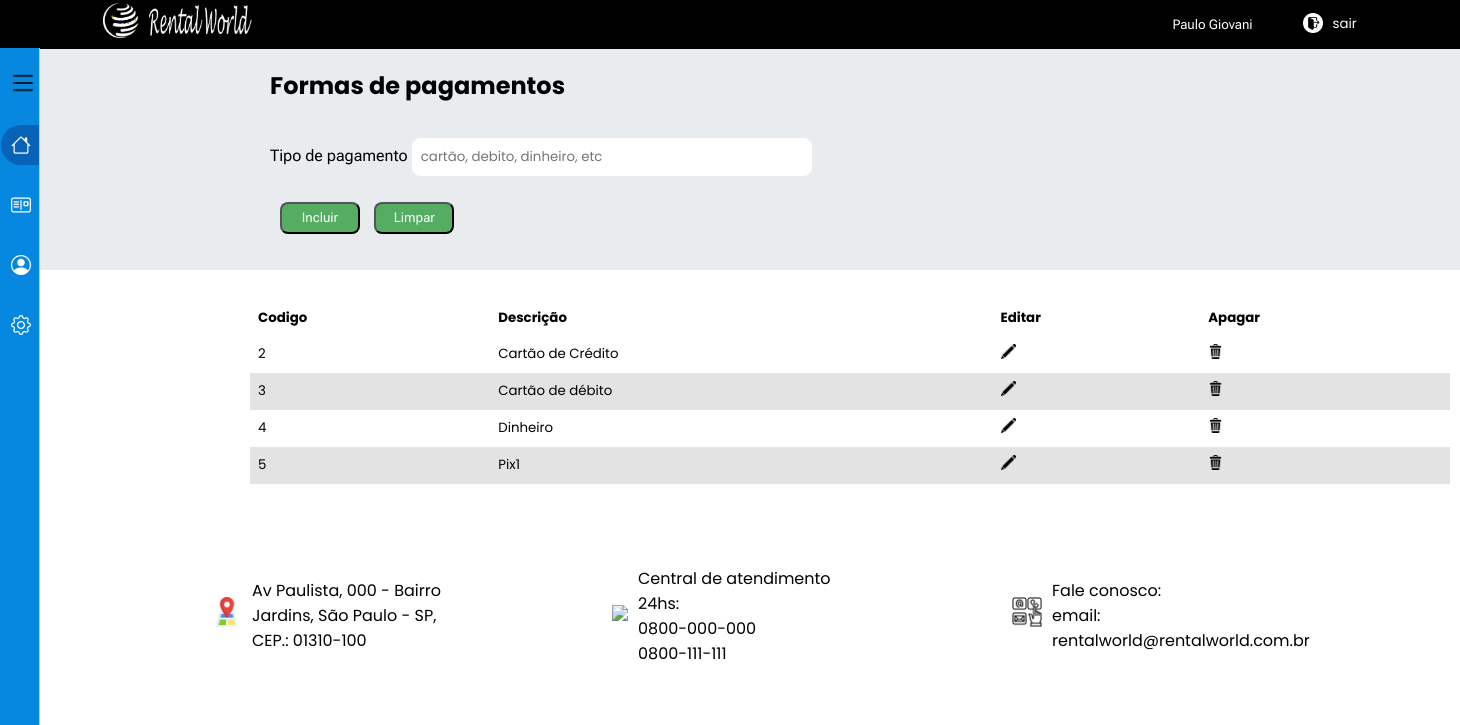
The page /admin/cadastro_pagamento.php (signed in) on the database its author committed.
### tables this page shows
CREATE TABLE `pagamento` (
  `codigo` int(11) NOT NULL,
  `tipo_pagamento` varchar(50) DEFAULT NULL
);

### admin/cadastro_pagamento.php (the view, shortened to what this page needs)
<?php require ('menu_gestao.php');
require('../conexao.php');
	$select_pagamento = mysqli_query($conexao, "SELECT * FROM pagamento ORDER BY codigo ASC");
	if (mysqli_num_rows($select_pagamento) > 0) {
		$dados_pagamento = mysqli_fetch_assoc($select_pagamento);
	}
?>
<!DOCTYPE html>
<html lang="pt-br">
	<head>
	</head>
<body>
	<main>
		<form name="pagamento" class="form_cadastro" method="post">
			<h2> Formas de pagamentos </h2><br>
			<div class="cadastro_div">
				<div>
					<label>Tipo de pagamento</label>
					<input class="input_cadastro" type="text" placeholder="cartão, debito, dinheiro, etc" id="tipo_pagamento" name="tipo_pagamento" required autofocus>
				</div>
			</div>
				<div class="botoes">
                    <input class="botao" type="submit" id="btn_salvar" name="btn_salvar" value="Incluir">
                    <input class="botao" type="reset" value="Limpar">
            	</div>
		</form>
	</main>
		<table>
			<thead>
				<tr>
					<th>Codigo</th>
					<th>Descrição</th>
					<th>Editar</th>
					<th>Apagar</th>
				</tr>
			<tbody>
				<?php do{
				?>
				<tr>
					<td><?php echo $dados_pagamento['codigo'];?></td>
					<td><?php echo $dados_pagamento['tipo_pagamento'];?></td>
					<td>
						<a href="comandos/editar_pagamento.php?codigo=<?php echo $dados_pagamento['codigo'];?>">
						<img src="../img/editar.png" title="Editar"></a>
					</td>
					<td>
						<a href="javascript:func()" onclick="confirmar_exclusao('<?php echo $dados_pagamento['codigo'];?>')">
						<img src="../img/lixeira.png" title="Excluir"></a>
					</td>
				</tr>
				<?php }while ($dados_pagamento = mysqli_fetch_assoc($select_pagamento));?>
			</tbody>
		</table>
	<footer>
       	<div>
</body>
</html>

### css/portal_gestao.css (style rules this page uses)
* { margin: 0 auto; padding: 0; box-sizing: border-box; font-family: 'Poppins', sans-serif, arial, helvetica, sans-serif, 'Open Sans', 'Roboto Flex'; }
.portal_cliente_div label, a { font-size: 10pt; color: #FFF; display: inline-block; text-decoration: none; transition: background .4s; margin:auto; }
main { background-color: rgb(233, 236, 239); }
.form_cadastro { width: 100%; margin-left: 250px; padding: 20px; }
.form_cadastro legend, label { font-family: 'roboto flex'; }
.botao { color: #FFF; width:80px; padding: 0.4rem; margin-top: 1rem; margin-bottom: 1rem; margin-left: 10px; background: #54ad62; border-radius: 8px; cursor: pointer; font-size: 10pt; font-family: 'roboto flex'; transition: 0.2s; }
.input_cadastro { width: 400px; padding: .5rem; margin-top: 10px; margin-bottom: 10px; border: 1px solid rgb(255, 255, 255); border-radius: 8px; }
.cadastro_div { display: inline-block; text-align: right; }
table { margin-left: 250px; margin-top: 30px; margin-bottom: 50px; width:1200px; text-align: left; border-collapse: collapse; font-size: 10pt; font-family: "roboto flex"; }
table, th, td { border: 0px solid #565050; padding: .5rem; }
tr:nth-child(even) { background-color: #e4e3e3; }
td { display: table-cell; vertical-align: inherit; }
td a img { width: 15px; appearance: none; background-color: initial; cursor: pointer; padding: initial; border: initial; }
.img_rodape { width: 30px; margin-right: 10px; }
footer { display: flex; background-color: rgb(255, 255, 255); width: 100%; height: 100%; }
.rodape_geral { display: flex; margin-left: 100px; }
.rodape { display: inline-flex; align-items: center; width: 300px; padding: 2rem; text-align: left; margin: 0px 100px 0px 0px; }

### rows shown on the page
pagamento: codigo "2", tipo_pagamento "Cartão de Crédito"
pagamento: codigo "3", tipo_pagamento "Cartão de débito"
pagamento: codigo "4", tipo_pagamento "Dinheiro"
pagamento: codigo "5", tipo_pagamento "Pix1"

### other values the page prints
$_SESSION['nome'] "Paulo Giovani"
